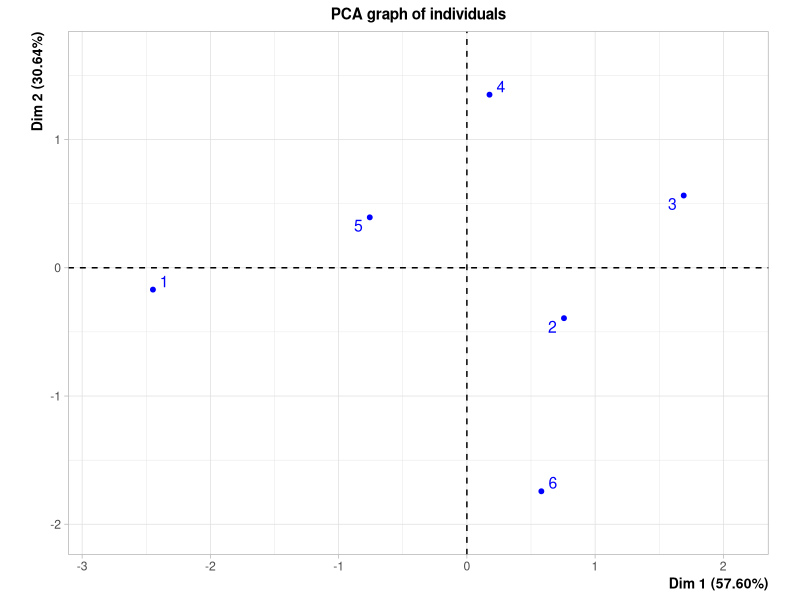
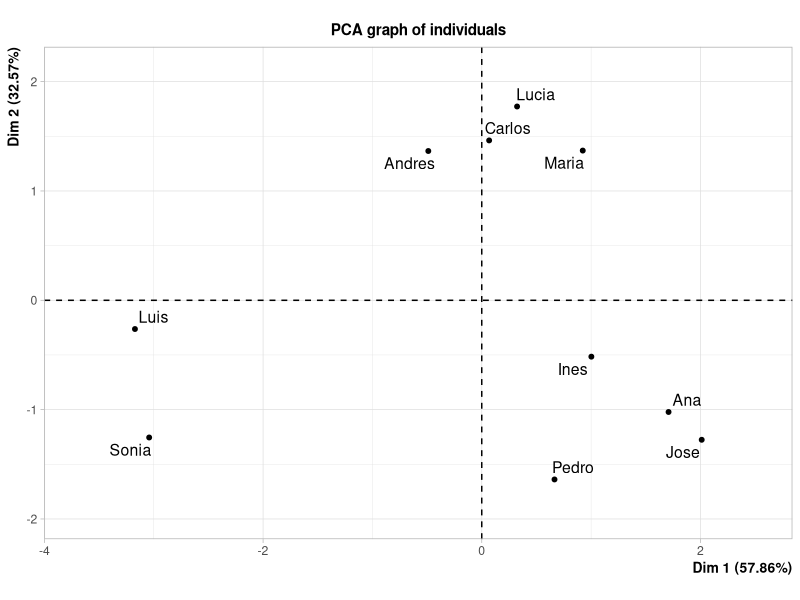
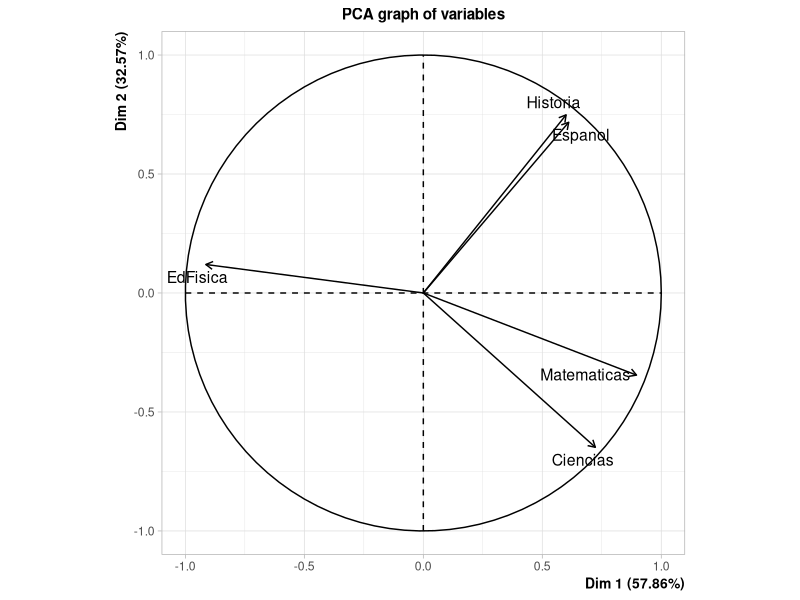
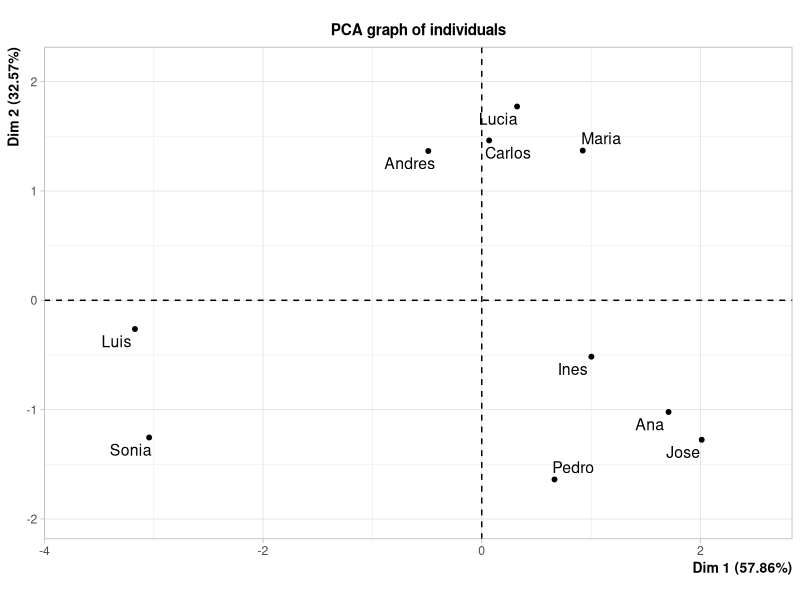
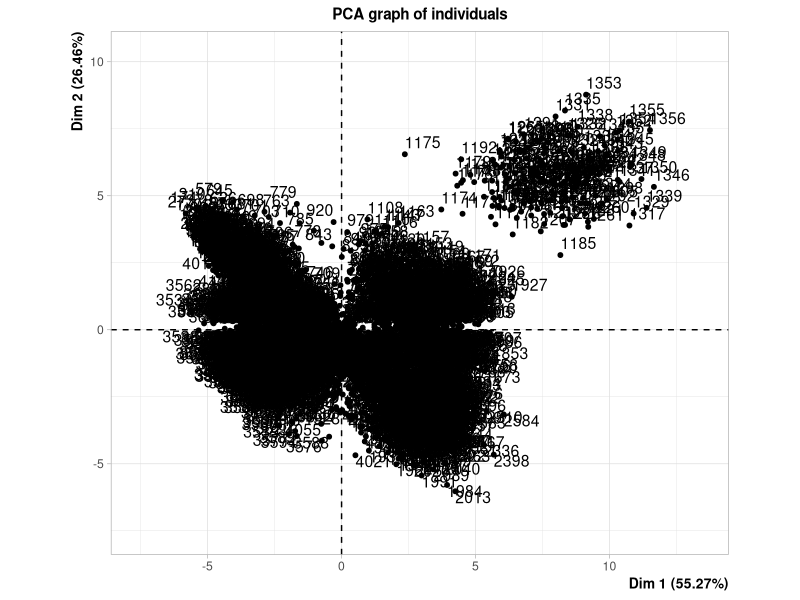
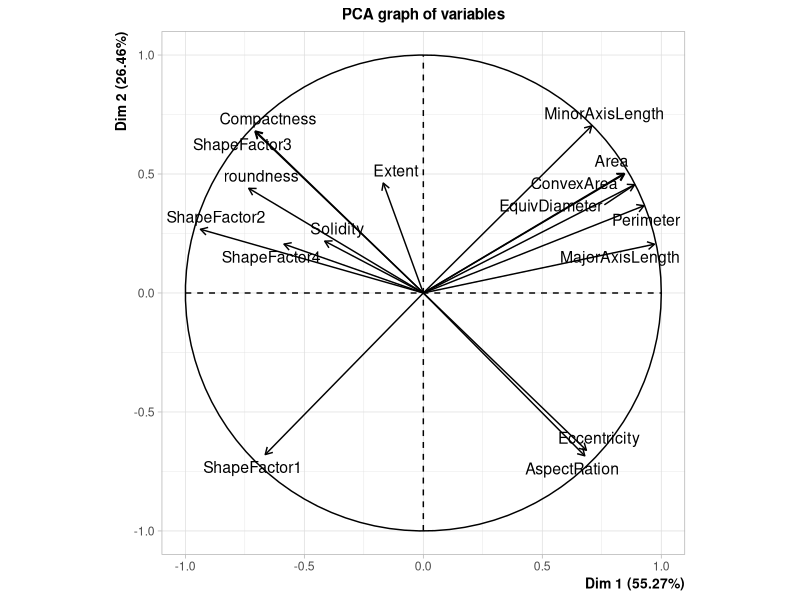
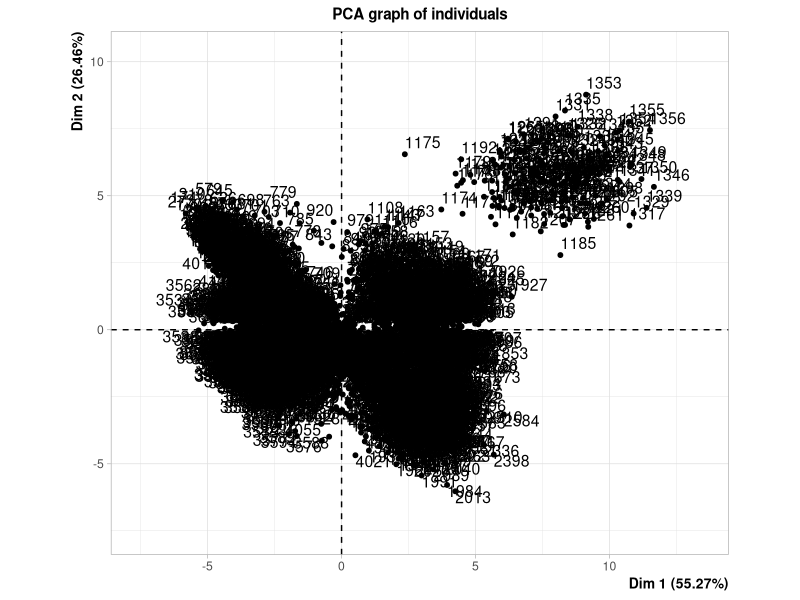

These figures' R source, in order:
#---------------------------Ejercicio 2-----------------------------------------

library(FactoMineR)
library(readr)

#Para el desarrollo de los ejercicios se emplea la siguiente matriz
X <- matrix(c(8,1,0,4,6,5,6,8,7,10,4,7,8,2,5,0,3,6), nrow = 6, ncol = 3, byrow
            = TRUE)
X_inicial <- X

#Implemente en lenguaje R funciones que permitan ejecutar el algoritmo del Análisis
#en Componentes Principales (ACP) visto en clase para variables numéricas.
#Compare los resultados obtenidos con respecto a FactoMineR.

#El algoritmo del ACP cuenta con los siguientes pasos:

#1) Centrar y reducir la matriz 

#Medias

medias <- function(matriz) {
  resultado <-list()
  for(i in 1:ncol(matriz)) {
    resultado[[i]] <- mean(matriz[,i])
  }
  return(resultado)
}

#desviaciones estándar poblacionales 

sd_poblacional <- function(matriz) {
  resultado <- list()
  n <- nrow(matriz)
  for(i in 1:ncol(matriz)) {
    resultado[[i]] <- sqrt(((n-1)/n))*sd(matriz[,i])
  }
  return(resultado)
}
  
#Centramos y reducimos con la siguiente función

centrar_y_reducir <- function(matriz, medias, desviaciones) {
  
  for(i in 1 : ncol(matriz)){
    matriz[, i] <- (matriz[,i]-medias[[i]])/ desviaciones[[i]]
  }
  return(matriz)
}


#Aplicamos las funciones anteriores a la matriz X
medias_X <- medias(X)
medias_X

sd_X <- sd_poblacional(X)
sd_X

X <- centrar_y_reducir(X,medias_X, sd_X)
X


#2)Calcular la matriz de correlaciones 

#Una vez centrada y reducida la matriz, se procede a calcular la matriz de 
#varianzas-covarianzas la cual, es la misma que la matriz de correlaciones pues 
#está centrada y reducida. Se calcula con la siguiente función

R <- function(matriz) {
  n <- nrow(matriz) 
  resultado <- (1/n)*t(matriz)%*%matriz
  return(resultado)
}

#Obtenemos mediante esa función la matriz de correlaciones de X

X_R <- R(X)
X_R

#3 y 4) Calcular los vectores y valores propios de la matriz de correlaciones y 
#ordenar los valores propios de mayor a menor

X.R_e <- eigen(X_R)

X.R_valores.propios <- X.R_e$values #ya vienen ordenados de mayor a menor
X.R_valores.propios

X.R_vectores.propios <- X.R_e$vectors
X.R_vectores.propios

#Comparamos con lo obtenido con FactoMiner

X_ACP <- PCA(X, ncp = 4, graph = FALSE)
X_ACP$eig

#Se puede observar que los valores propios obtenidos con FactoMiner son iguales
#a los del algoritmo

#5) Construir matriz V que tiene como columnas los vectores propios de la matriz
#de correlaciones

V <- X.R_vectores.propios
V

#6) Calcular la matriz de componentes principales

C <- X%*%V 
C #Tiene las coordendas de los individuos 

#Con FactoMiner se obtiene lo siguiente:
X_ACP$ind$coord


#Podemos observar que lo único que varía es el signo de algunas entradas, pero
#esto solo indica que se refleja con respecto a algunos de los ejes al graficar.

#7) Calcular la matriz de calidades de los individuos (cosenos cuadrados)

Q <- function(C, matriz) {
  n <-nrow(matriz)
  m <-ncol(matriz)
  resultado <- matrix(0, n,m)
  
  for(i in 1: n){
    suma <- 0 
    for(j in 1: m){
      suma <- suma + matriz[i,j]^2
    }
    for(r in 1: m){
      resultado[i,r] <- (C[i,r]^2)/suma
    }
  }
  return(resultado)
}

#Aplicamos la función anterior a los datos que tenemos

X_Q <- Q(C, X)
X_Q

#Vemos los resultados de FactoMiner
X_ACP$ind$cos2

#Los cuales son iguales a los obtenidos con el algoritmo

#Ahora debemos calcular la contribución de cada individuo i a la varianza total 
#del eje r

contribucion <- function(C, valores.propios) {
  n <-nrow(C)
  m <-ncol(C)
  resultado <- matrix(0, n, m)
  
  for(i in 1: n){
    for(r in 1: m){
      resultado[i,r] <- ((C[i,r]^2)/(n*valores.propios[r]))*100
    }
  }
  return(resultado)
}

#La matriz de contribuciones es:

X_contrib <- contribucion(C, X.R_valores.propios)
X_contrib

#Con FactoMiner se tiene:
X_ACP$ind$contrib

#Por lo tanto, se tiene el mismo resultado

#8) Calcular la matriz de coordenadas T de las variables

T <- function(V, valores.propios){
  m <- ncol(V)
  resultado <- matrix(0, m, m)
  
  for(r in 1:m){
      resultado[,r] <- sqrt(valores.propios[r])*V[,r]
    }
    
  return(resultado)
}

#La matriz de coordenadas de las variables para los datos que tenemos es:
X_T <- T(V, X.R_valores.propios)
X_T

#Y la dada con FactoMiner es:
X_ACP$var$coord

#9)Calcular la matriz de calidades de las variables (cosenos cuadrados)

S <- X_T^2
S

#Con FactoMiner da:
X_ACP$var$cos2

#10) Calcular vector I (1xm) de inercias de los ejes

I <- function(valores.propios){
  m <- length(valores.propios)
  resultado <- c()
  
  for(j in 1: m){
    resultado[j] <-100*(valores.propios[j]/m)
  }
  return(resultado)
}

#El vector de inercias para los datos con los que estamos trabajando es:
X_I <- I(X.R_valores.propios)
X_I

#Con FactoMiner se tiene:
plot(X_ACP, axes=c(1, 2), choix="ind", col.ind="blue",new.plot=TRUE)


#Podemos observar que las inercias correpondiente al eje x y y obtenidas con 
#FactoMiner son iguales a las dadas por el algoritmo.


#------------------ Ejercicio 8-------------------------------------------------
#Verifique todo lo programado en los puntos anteriores con el ejemplo estudiantes.csv
# y con los datos del ejercicio 1 de la tarea anterior

#----- Estudiantes--------

estudiantes_datos <- read.table('Tarea 3/EjemploEstudiantes.csv', header=TRUE, sep=';',dec=',',row.names=1)
estudiantes_datos<- as.matrix(estudiantes_datos)
estudiantes_datos_original <- estudiantes_datos

#1) Centrar y reducir la matriz 

medias_estudiantes <- medias(estudiantes_datos)
medias_estudiantes

sd_estudiantes <- sd_poblacional(estudiantes_datos)
sd_estudiantes

estudiantes_datos <- centrar_y_reducir(estudiantes_datos,medias_estudiantes, sd_estudiantes)
estudiantes_datos


#2)Calcular la matriz de correlaciones 

estudiantes_R <- R(estudiantes_datos)
estudiantes_R


#3 y 4) Calcular los vectores y valores propios de la matriz de correlaciones y 
#ordenar los valores propios de mayor a menor

estudiantes.R_e <- eigen(estudiantes_R)

estudiantes.R_valores.propios <- estudiantes.R_e$values #ya vienen ordenados de mayor a menor
estudiantes.R_valores.propios

estudiantes.R_vectores.propios <- estudiantes.R_e$vectors
estudiantes.R_vectores.propios

#5) Construir matriz V que tiene como columnas los vectores propios de la matriz
#de correlaciones

V_estudiantes <- estudiantes.R_vectores.propios
V_estudiantes

#6) Calcular la matriz de componentes principales

C_estudiantes <- estudiantes_datos%*%V_estudiantes
C_estudiantes

#7) Calcular la matriz de calidades de los individuos (cosenos cuadrados)

estudiantes_Q <- Q(C_estudiantes, estudiantes_datos)
estudiantes_Q

#Ahora debemos calcular la contribución de cada individuo i a la varianza total 
#del eje r

estudiantes_contrib <- contribucion(C_estudiantes, estudiantes.R_valores.propios)
estudiantes_contrib

#8) Calcular la matriz de coordenadas T de las variables

estudiantes_T <- T(V_estudiantes, estudiantes.R_valores.propios)
estudiantes_T

#9)Calcular la matriz de calidades de las variables (cosenos cuadrados)

S_estudiantes <- estudiantes_T^2
S_estudiantes

#10) Calcular vector I (1xm) de inercias de los ejes

estudiantes_I <- I(estudiantes.R_valores.propios)
estudiantes_I

ACP <-PCA(estudiantes_datos)
plot(ACP)

#----- beans--------

beans_datos <- read.csv("Tarea 3/beansV2.csv")
beans_datos <- as.matrix(beans_datos[,-17])
beans_datos_original <- beans_datos

#1) Centrar y reducir la matriz 

medias_beans <- medias(beans_datos)
medias_beans

sd_beans <- sd_poblacional(beans_datos)
sd_beans

beans_datos <- centrar_y_reducir(beans_datos,medias_beans, sd_beans)
beans_datos


#2)Calcular la matriz de correlaciones 

beans_R <- R(beans_datos)
beans_R


#3 y 4) Calcular los vectores y valores propios de la matriz de correlaciones y 
#ordenar los valores propios de mayor a menor

beans.R_e <- eigen(beans_R)

beans.R_valores.propios <- beans.R_e$values #ya vienen ordenados de mayor a menor
beans.R_valores.propios

beans.R_vectores.propios <- beans.R_e$vectors
beans.R_vectores.propios

#5) Construir matriz V que tiene como columnas los vectores propios de la matriz
#de correlaciones

V_beans <- beans.R_vectores.propios
V_beans

#6) Calcular la matriz de componentes principales

C_beans <- beans_datos%*%V_beans
C_beans

#7) Calcular la matriz de calidades de los individuos (cosenos cuadrados)

beans_Q <- Q(C_beans, beans_datos)
beans_Q

#Ahora debemos calcular la contribución de cada individuo i a la varianza total 
#del eje r

beans_contrib <- contribucion(C_beans, beans.R_valores.propios)
beans_contrib

#8) Calcular la matriz de coordenadas T de las variables

beans_T <- T(V_beans, beans.R_valores.propios)
beans_T

#9)Calcular la matriz de calidades de las variables (cosenos cuadrados)

S_beans <- beans_T^2
S_beans

#10) Calcular vector I (1xm) de inercias de los ejes

beans_I <- I(beans.R_valores.propios)
beans_I

ACP_beans <-PCA(beans_datos)
plot(ACP_beans)
